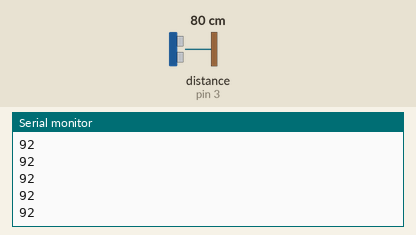
This sketch was run on a simulated Arduino Uno, built with avr-gcc and run on an emulated ATmega328P. On the bench: the last lines printed to the serial monitor. Wiring (inferred from the names in the program): ultrasonic range finder: trigger pin 2; echo pin 3. Inputs (shaded band) come from the test bench; at power-on: distance to the obstacle (sensor on pin 3) 80 cm. The echo pulse lasts 58.3 µs per cm.

Above: at 1.2 s.
1.3 s: distance to the obstacle (sensor on pin 3) set to 2 cm
At 2.0 s:
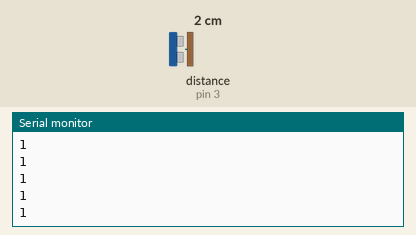
2.8 s: distance to the obstacle (sensor on pin 3) set to 4 cm
At 3.6 s:
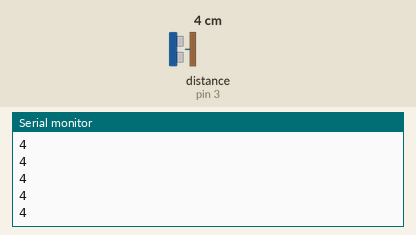
Timing chart, 0 to 5.8 s (numbered marks = the images above; inputs shaded):
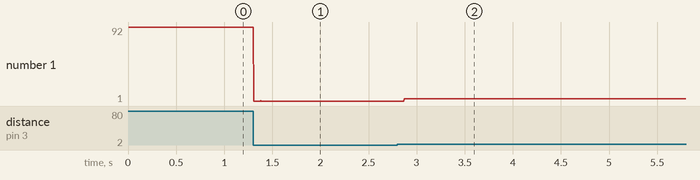

The sketch:

Project_3.ino
```cpp
// Ultrasonic Distance Sensing
// Purpose: Use the HC-SR04 Ultrasonic Sensor to determine the distance between the sensor and an object in front of it.

// Assign Echo & Trigger pins
int echoPin = 3;
int trigPin = 2;

void setup() {

  // TRIGGER SETUP
  pinMode(trigPin, OUTPUT);
  digitalWrite(trigPin, HIGH);

  // ECHO SETUP
  pinMode(echoPin, INPUT);

  // Set up Serial Communication
  Serial.begin(9600);
}

void loop() {

  // Trigger the ultrasonic wave (Low -> High)
  digitalWrite(trigPin, LOW);
  digitalWrite(trigPin, HIGH);

  // Record Timing
  long echoDuration = pulseIn(echoPin, HIGH);

  // Distance (Distance = 1cm per 50ms)
  long distance = echoDuration / 50;

  // Print Distance to console
  Serial.println(distance);
}
```

Measured:
- after the input at 1.3 s, the serial monitor: prints a new line at once (image 1)
- after the input at 2.8 s, the serial monitor: prints a new line after 0.07 s (image 2)
- plotted number 1: 92 → 1 after the input at 1.3 s, 1 → 4 after the input at 2.8 s
